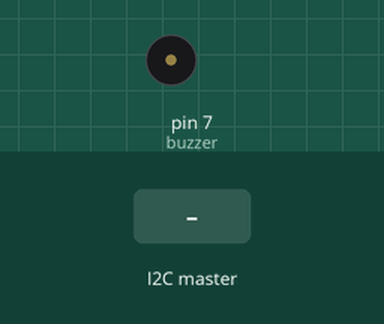
Recording of a sketch running on a simulated Arduino Uno, built with avr-gcc and run on an emulated ATmega328P. Parts: buzzer (waves = sounding). The inputs (shaded band) are chosen by the test bench.

Above: at 1.2 s.
1.3 s: the I2C master sends the byte 1
At 4.5 s:
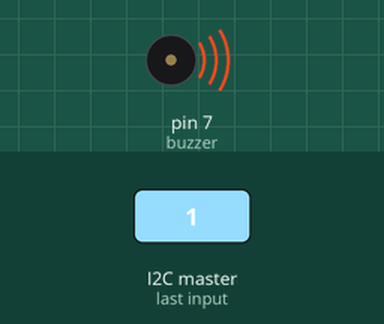
Timing chart, 0 to 10.3 s (numbered marks = the images above; inputs shaded):
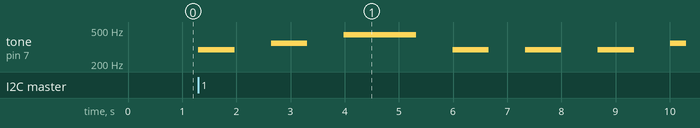

The sketch:

Groupmate1CodeControlledAudioSystemI2C.ino
```cpp
/*Groupmate 1's Work*/


#include <Wire.h>
//chris
const int buzzer = 7;
int message;
int childAddress = 7;
int c;
int C = 262, D = 294, E = 330, F = 349,G1 = 98, rest = 0;
int G2 = 392, A = 440, a = 466, B = 494, G = 49, C1 = 523;


void setup() {
  Wire.begin(childAddress);
  Wire.onReceive(receiveEvent);
  pinMode(buzzer, OUTPUT);
}

void childMelody1(){
  Note(D,670,670);
  Note(F,670,670);
  Note(A,1340,670);
  Note(D,670,670);
  Note(D,670,670);
}

void childMelody2(){
  Note(C,1340,670);
  Note(E,335,670);
  Note(G1,335,670);
  Note(A,335,670);
  Note(D,335,670);
  Note(F,1340,670);
}

void Note(int freq, int pause, int pause2){
  tone(buzzer, freq);
  delay(pause);
  noTone(buzzer);
  delay(pause2);
}


void loop(){
    if(message == 1){
      Serial.println("Playing melody 1!");
       Serial.println("Playing melody 1!");
      childMelody1();


       }


      if (message == 2){
      Serial.println("Playing melody 2!");
      childMelody2();


       }


  Serial.println(); // Print a newline at the end of the message
}


void receiveEvent(int howMany) {
  while (Wire.available()) { // Loop while there are bytes to read
    char c = Wire.read(); // Read a byte as a character
     message = c;
}}
```

Measured:
- after the input at 1.3 s, tone on pin 7 (buzzer): plays 294 Hz for 0.67 s, 349 Hz for 0.67 s, 440 Hz for 1.3 s, 294 Hz for 0.67 s, 294 Hz for 0.67 s, 294 Hz for 0.67 s … (7 notes in this stretch), starting at once
